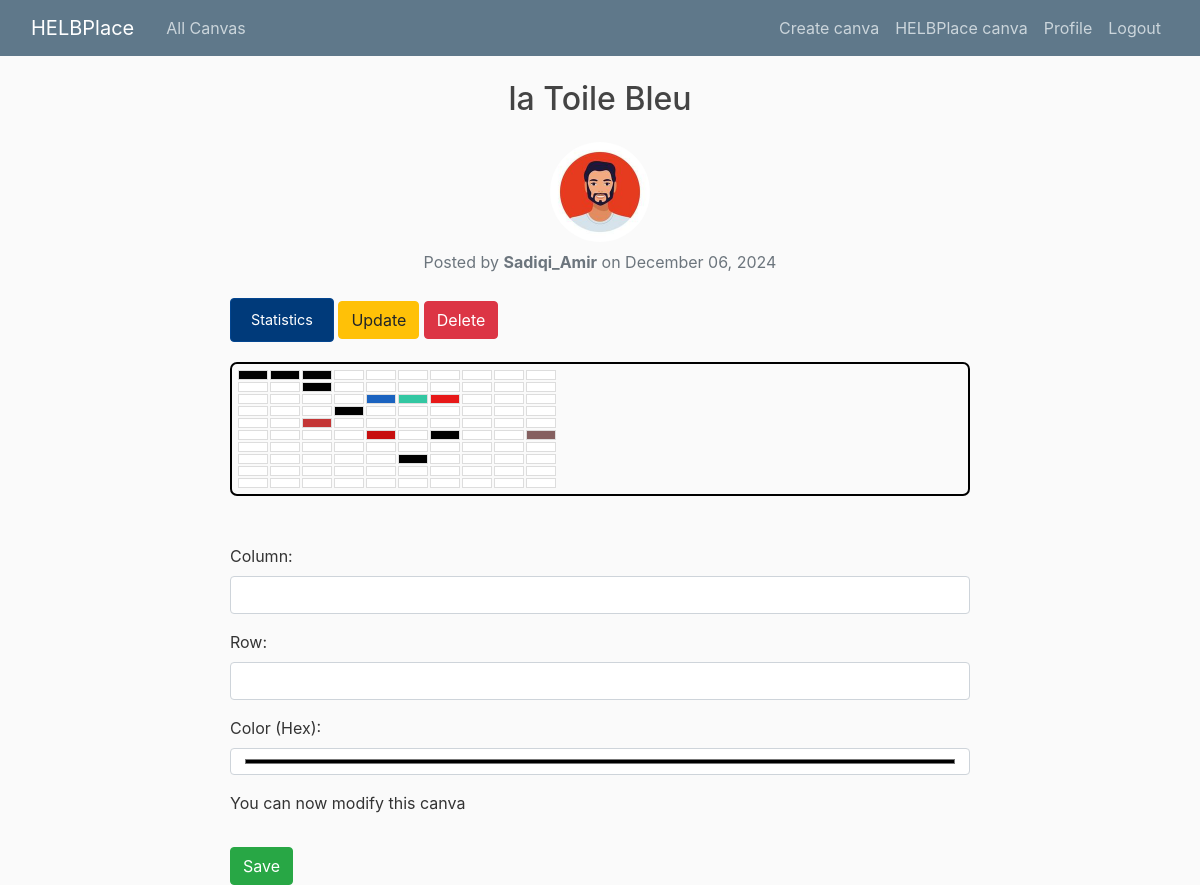
Before: /canva/25/ (signed in) with the older database file.
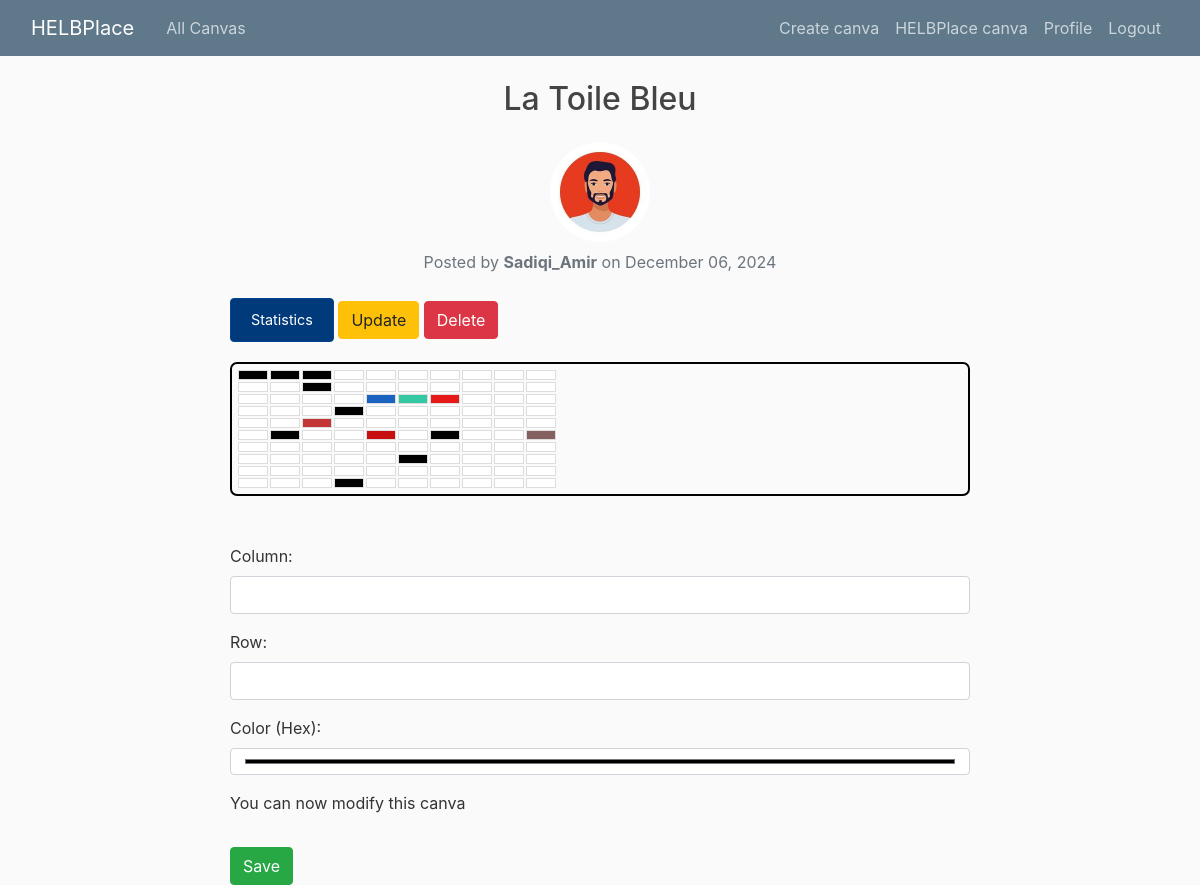
After: the same page with the newer database file.
### blog/models.py (models this page shows, shortened)
class Canva(models.Model):
    title = models.CharField(max_length=100)
    sizeHeight = models.IntegerField()
    sizeWidth = models.IntegerField()
    timer = models.IntegerField()
    date_posted = models.DateTimeField(default=timezone.now)
    author = models.ForeignKey(User, on_delete=models.CASCADE)

class Pixel(models.Model):
    canva = models.ForeignKey(Canva, on_delete=models.CASCADE, related_name='pixels')
    x = models.IntegerField()
    y = models.IntegerField()
    color = models.CharField(max_length=7, default='#FFFFFF')
    class Meta:
        unique_together = ('canva', 'x', 'y')

### users/models.py (models this page shows, shortened)
class Profile(models.Model):
    user=models.OneToOneField(User, on_delete=models.CASCADE) # one-to-one relationship with User model and oneToOneField is used to delete theprofile when the user is deleted
    image=models.ImageField(default='default.jpg', upload_to='profile_pics') # image field to store profile picture

### blog/views.py (the view)
# urls.py: path('canva/<int:pk>/', CanvaDetailView.as_view(), name='canva-detail'),
class CanvaDetailView(DetailView):
    model = Canva
    def get_context_data(self, **kwargs):
        context = super().get_context_data(**kwargs)
        canva = self.object
        pixels = canva.pixels.all()
        grid = [[None for _ in range(canva.sizeWidth)] for _ in range(canva.sizeHeight)]
        for pixel in pixels:
            grid[pixel.y][pixel.x] = pixel
        user_action = UserAction.objects.filter(user=self.request.user, canva=canva).first()
        if user_action:
            time_since_last_action = now() - user_action.last_modified
            context['time_remaining'] = max(0, canva.timer - time_since_last_action.seconds)
        else:
            context['time_remaining'] = 0
        context['pixels'] = grid
        return context

### blog/templates/blog/canva_detail.html (shortened to what this page needs)
{% extends "blog/base.html" %}
{% block content %}
<div class="container">
    <h2 class="mb-4 text-center">{{ canva.title }}</h2>
    <div class="text-center mb-4">
        <img class="rounded-circle" src="{{ canva.author.profile.image.url }}" alt="{{ canva.author }}" style="width: 100px; height: 100px;">
        <p class="mt-2 text-muted">Posted by <strong>{{ canva.author }}</strong> on {{ canva.date_posted|date:"F d, Y" }}</p>
    </div>
    <div class="statistic-button">
        <a href="{% url 'blog-statistic' %}?canva_id={{ canva.id }}" class="btn btn-primary">Statistics</a>
    {% if canva.author.id == user.id %}
    <a href="{% url 'canva-update' pk=canva.pk %}" class="btn btn-warning">Update</a>
    <a href="{% url 'canva-delete' pk=canva.pk %}" class="btn btn-danger">Delete</a>
    {% endif %}
    </div>
    <div class="canvas-grid">
        {% for row in pixels %}
            <div class="pixel-row">
                {% for pixel in row %}
                    <div class="pixel" style="background-color: {{ pixel.color }};" data-x="{{ pixel.x }}" data-y="{{ pixel.y }}" onclick="selectPixel(event)">
                    </div>
                {% empty %}
                    <p>No pixels available.</p>
                {% endfor %}
            </div>
        {% endfor %}
    </div>
    <div class="modify-grid mt-5">
        <form method="POST" action="{% url 'update-pixel' canva.id %}" id="pixel-form">
            <div class="form-group">
                <label for="x">Column:</label>
                <input type="number" id="x" name="x" class="form-control" required>
            </div>
            <div class="form-group">
                <label for="y">Row:</label>
                <input type="number" id="y" name="y" class="form-control" required>
            </div>
            <div class="form-group">
                <label for="color">Color (Hex):</label>
                <input type="color" id="color" name="color" class="form-control" required>
            </div>
            {% if time_remaining > 0 %}
                <div id="countdown-timer">
                    <p>Please wait <span id="timer">{{ time_remaining }}</span> seconds before modifying again.</p>
                </div>
            {% else %}
                <p>You can now modify this canva</p>
            {% endif %}
            <button type="submit" class="btn btn-success mt-3" id="save-button">Save</button>
        </form>
    </div>
</div>
{% endblock %}

Changed rows visible on the page:
changed Canva "Sadiqi_Amir": title "la Toile Bleu" → "La Toile Bleu"
changed Pixel (number 52 of 100 on the later page): color "#ffffff" → "#000000" (drawn)
changed Pixel (number 94 of 100 on the later page): color "#ffffff" → "#000000" (drawn)
